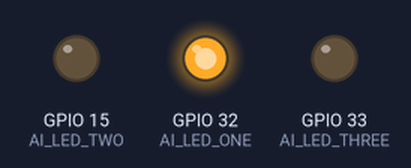
Recording of a sketch running on a simulated ESP32. Shown: output pins drawn as LEDs (lit = HIGH).

Above: at 0.1 s.
At 0.5 s:
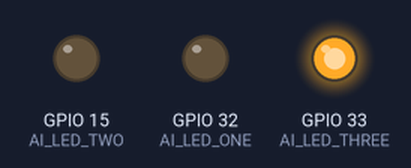
At 0.9 s:
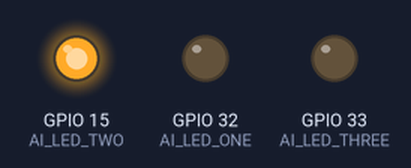
At 1.7 s:
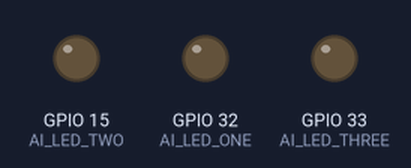
Timing chart, 0 to 3.2 s (numbered marks = the images above):
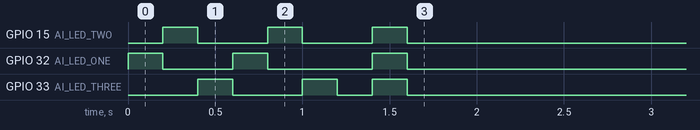

The sketch:

led_sequence.ino
```cpp
/**
 * Simple LED Animation Task using FreeRTOS for ESP32 with Arduino IDE
 */

// LED pin definitions
#define AI_LED_ONE 32
#define AI_LED_TWO 15
#define AI_LED_THREE 33

// Task handle
TaskHandle_t ledTaskHandle = NULL;

/**
 * LED Animation Task
 */
void ledAnimationTask(void *parameter) {
  // Define sequence
  int leds[] = { AI_LED_ONE, AI_LED_TWO, AI_LED_THREE };
  int sequence[] = { 0, 1, 2, 0, 1, 2, -1 };  // -1 = all LEDs on
  int currentStep = 0;

  // Run LED sequence while audio is playing or animation not complete
  while (currentStep < 7) {
    // Turn off all LEDs before applying the next step
    for (int j = 0; j < 3; j++) {
      digitalWrite(leds[j], LOW);
    }

    if (currentStep < 7) {
      if (sequence[currentStep] == -1) {
        // Turn all LEDs ON
        vTaskDelay(pdMS_TO_TICKS(200));
        for (int j = 0; j < 3; j++) {
          digitalWrite(leds[j], HIGH);
        }
      } else {
        digitalWrite(leds[sequence[currentStep]], HIGH);
      }
      currentStep++;
    }

    vTaskDelay(pdMS_TO_TICKS(200));
  }

  // Turn off all LEDs when done
  for (int i = 0; i < 3; i++) {
    digitalWrite(leds[i], LOW);
  }

  // Delete the task
  vTaskDelete(NULL);
}

void setup() {
  // Configure LED pins
  pinMode(AI_LED_ONE, OUTPUT);
  pinMode(AI_LED_TWO, OUTPUT);
  pinMode(AI_LED_THREE, OUTPUT);

  // Create the LED animation task
  xTaskCreate(
    ledAnimationTask,  // Task function
    "LEDTask",         // Task name
    2000,              // Stack size
    NULL,              // Task parameters
    1,                 // Priority
    &ledTaskHandle     // Task handle
  );
}

void loop() {
  // Your main code here
  delay(100);
}
```

Measured:
- by itself, GPIO 15 (AI_LED_TWO): alternates HIGH for 0.20 s and LOW for 0.40 s, 6 changes in all, then stays LOW
- by itself, GPIO 32 (AI_LED_ONE): goes HIGH 0.20 s, LOW 0.40 s, HIGH 0.20 s, LOW 0.60 s, HIGH 0.20 s, then LOW
- by itself, GPIO 33 (AI_LED_THREE): goes HIGH 0.20 s, LOW 0.40 s, HIGH 0.20 s, LOW 0.20 s, HIGH 0.20 s, then LOW
